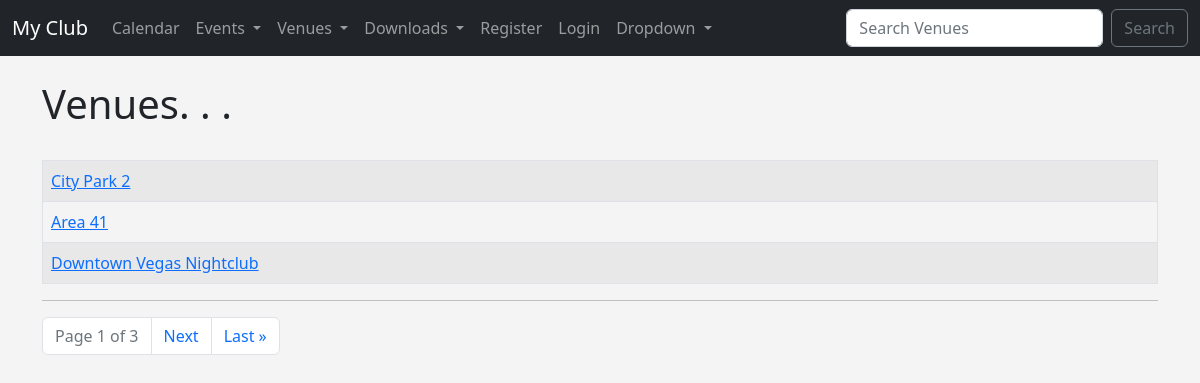
Screenshot of /list_venues with the database file from the repository.
### events/models.py (models this page shows)
class Venue(models.Model):
    name = models.CharField('Venue Name', max_length=120)
    address = models.CharField(max_length=300)
    zip_code = models.CharField('Zip Code', max_length=10)
    phone = models.CharField('Contact Phone', max_length=25, blank=True)
    web = models.URLField('Website Address', blank=True)
    email_address = models.EmailField('Email Address', blank=True)
    owner = models.IntegerField('Venue Owner', blank=False, default=1)
    venue_image = models.ImageField(
        'Venue Image', null=True, blank=True, upload_to='images/')
    def __str__(self):
        return self.name

### events/views.py (the view)
# urls.py: path('list_venues', views.list_venues, name='list-venues'),
def list_venues(request):
    venue_list = Venue.objects.all()
    p = Paginator(Venue.objects.all(), 3)  # (what to paginate, # per page)
    page = request.GET.get('page')
    venues = p.get_page(page)
    return render(request, 'events/venues.html', {
        'venue_list': venue_list,
        'venues': venues,
    })

### events/templates/events/venues.html (shortened to what this page needs)
{% extends 'events/base.html' %}
{% block content %}
    <h1>Venues. . .</h1>
    <br/>
    <table class="table table-striped table-hover table-bordered">
    {% for venue in venues %}
        <tr>
            <td><a href = "{% url 'show-venue' venue.id %}">{{ venue }}</a></td>
        </tr>
    {% endfor %}
    </table>
    <hr>
    <nav aria-label="Page navigation example">
        <ul class="pagination">
    <li class="page-item disabled"><a class="page-link" href="#">Page {{ venues.number }} of {{ venues.paginator.num_pages }}</a></li>
    {% if venues.has_next %}
        <li class="page-item"><a class="page-link" href="?page={{ venues.next_page_number }}">Next</a></li>
        <li class="page-item"><a class="page-link" href="?page={{ venues.paginator.num_pages }}">Last &raquo</a></li>
    {% endif %}
        </ul>
    </nav>
{% endblock %}

### rows the page displays
Venue: name "City Park 2"
Venue: name "Area 41"
Venue: name "Downtown Vegas Nightclub"

### other values shown
{{ venues.number }} "1"
{{ venues.paginator.num_pages }} "3"
